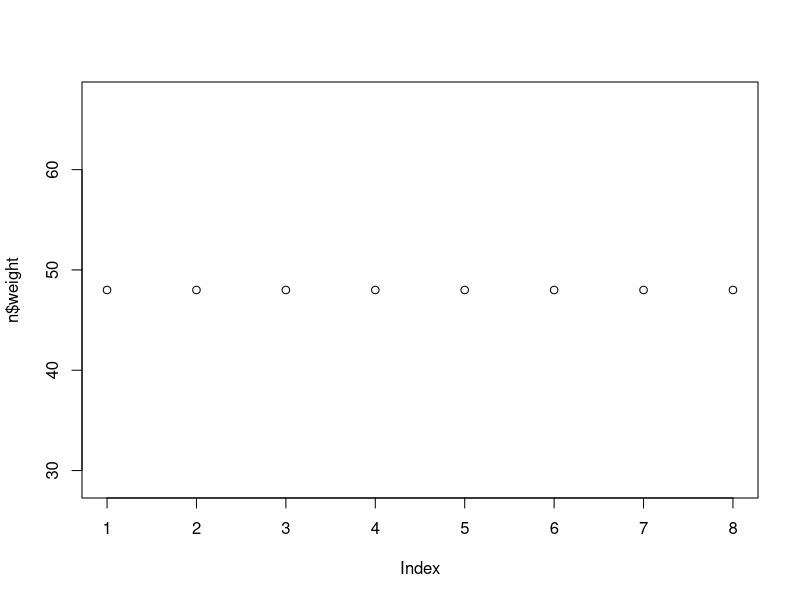
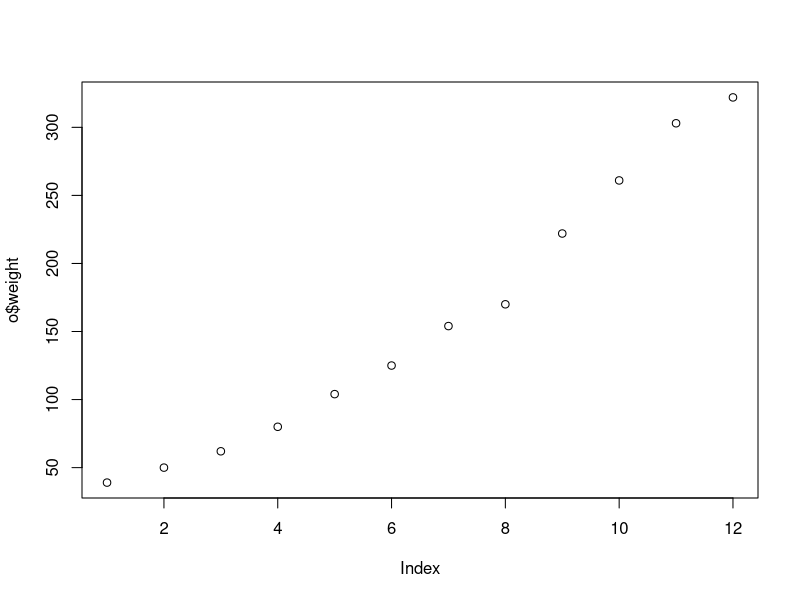

Reproduce these figures in R, in order.
a=1:10
b=1:10
c=11:20
str(a)
identical(a,b)
identical(a,c)

c = ChickWeight
c[,2]
X=c[,c("weight")]
Y=ChickWeight$weight
identical(X,Y)
X=ChickWeight[,c(1,4)]
ChickWeight[,c("weight","Diet")]
m=ChickWeight[c(1,3,5,7,9),]

nrow(c)
n=c[c$weight == 48,]
plot(n$weight)
o = subset(ChickWeight,Chick==48,select=c(Time,weight))
identical(n,o)
plot(o$weight)

